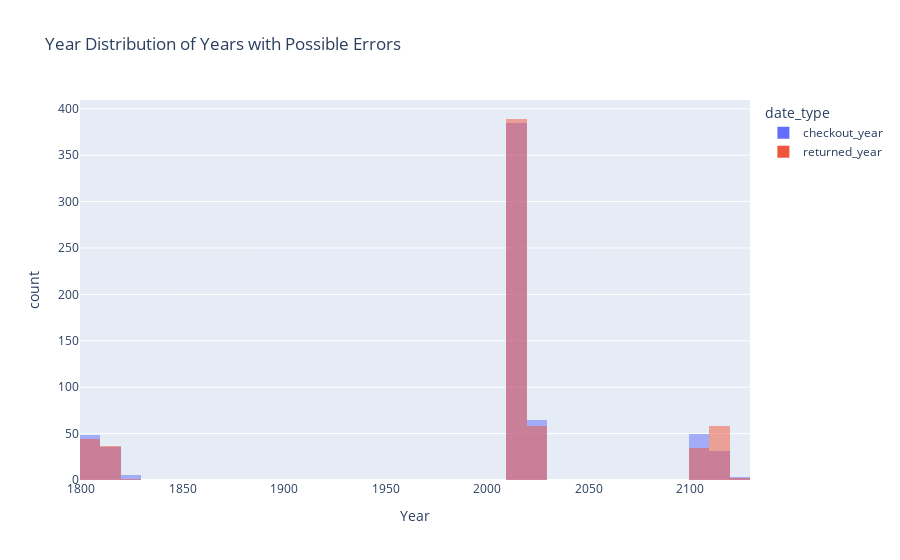

Notebook source saved alongside this figure:
### Code cell
error_df = ckts[ckts['possible_error']].copy()

error_df['checkout_year'] = error_df['date_checkout_clean'].dt.year
error_df['returned_year'] = error_df['date_returned_clean'].dt.year

melted = error_df.melt(
    id_vars='possible_error',
    value_vars=['checkout_year', 'returned_year'],
    var_name='date_type',
    value_name='year'
)

fig = px.histogram(
    melted,
    x='year',
    color='date_type',
    barmode='overlay',
    title='Year Distribution of Years with Possible Errors',
    labels={'year': 'Year'}
)

fig.show()

### Figure 1 — Plotly figure (JSON) as saved in the notebook; plotly's stock layout.template omitted (floating-point values rounded to 4 significant figures; data arrays with more than 128 entries replaced by an {"elided": "..."} marker saying what was removed)
{"data": [{"alignmentgroup": "True", "bingroup": "x", "hovertemplate": "date_type=checkout_year<br>Year=%{x}<br>count=%{y}<extra></extra>", "legendgroup": "checkout_year", "marker": {"color": "#636efa", "opacity": 0.5, "pattern": {"shape": ""}}, "name": "checkout_year", "offsetgroup": "checkout_year", "orientation": "v", "showlegend": true, "type": "histogram", "x": {"elided": "624 int values"}, "xaxis": "x", "yaxis": "y"}, {"alignmentgroup": "True", "bingroup": "x", "hovertemplate": "date_type=returned_year<br>Year=%{x}<br>count=%{y}<extra></extra>", "legendgroup": "returned_year", "marker": {"color": "#EF553B", "opacity": 0.5, "pattern": {"shape": ""}}, "name": "returned_year", "offsetgroup": "returned_year", "orientation": "v", "showlegend": true, "type": "histogram", "x": {"elided": "624 int values"}, "xaxis": "x", "yaxis": "y"}], "layout": {"barmode": "overlay", "legend": {"title": {"text": "date_type"}, "tracegroupgap": 0}, "title": {"text": "Year Distribution of Years with Possible Errors"}, "xaxis": {"anchor": "y", "domain": [0, 1], "title": {"text": "Year"}}, "yaxis": {"anchor": "x", "domain": [0, 1], "title": {"text": "count"}}}}
